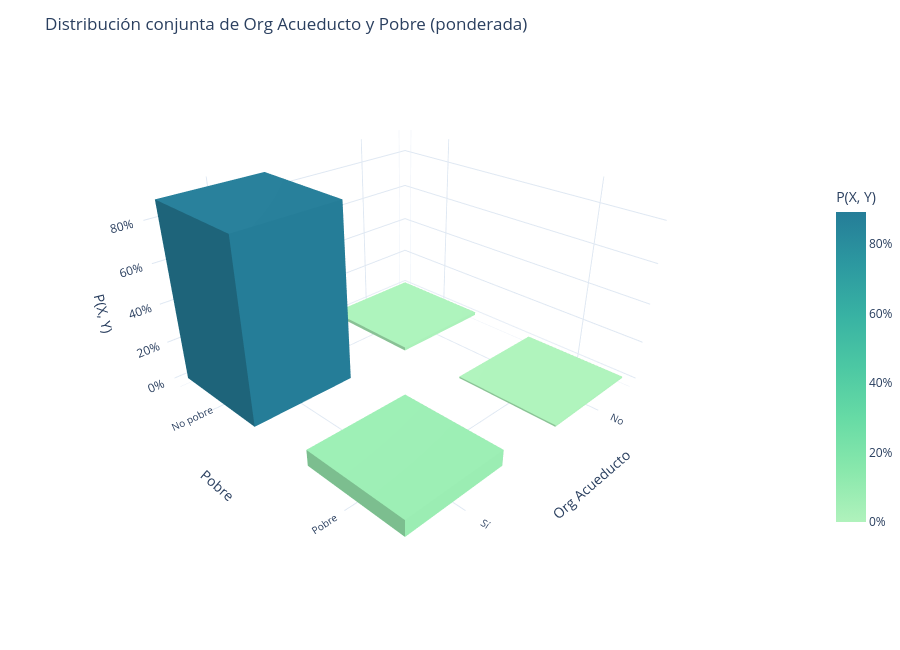

Notebook code cell kept with this figure:
### Code cell
discrete_plot_joint(df_eda, "ORG_acueducto", "POBRE", weights="PESO")

### Figure 1 — Plotly figure (JSON) as saved in the notebook; plotly's stock layout.template omitted (floating-point values rounded to 4 significant figures)
{"data": [{"coloraxis": "coloraxis", "flatshading": true, "hovertemplate": "Org Acueducto: No<br>Pobre: No pobre<br>P(X, Y): 1.77%<extra></extra>", "i": [7, 0, 0, 0, 4, 4, 6, 6, 4, 0, 3, 2], "intensity": [0.01771, 0.01771, 0.01771, 0.01771, 0.01771, 0.01771, 0.01771, 0.01771], "j": [3, 4, 1, 2, 5, 6, 5, 2, 0, 1, 6, 3], "k": [0, 7, 2, 3, 6, 7, 1, 1, 5, 5, 7, 6], "type": "mesh3d", "x": [0.0, 0.0, 0.6, 0.6, 0.0, 0.0, 0.6, 0.6], "y": [0.0, 0.6, 0.6, 0.0, 0.0, 0.6, 0.6, 0.0], "z": [0.0, 0.0, 0.0, 0.0, 0.01771, 0.01771, 0.01771, 0.01771]}, {"coloraxis": "coloraxis", "flatshading": true, "hovertemplate": "Org Acueducto: No<br>Pobre: Pobre<br>P(X, Y): 0.84%<extra></extra>", "i": [7, 0, 0, 0, 4, 4, 6, 6, 4, 0, 3, 2], "intensity": [0.008377, 0.008377, 0.008377, 0.008377, 0.008377, 0.008377, 0.008377, 0.008377], "j": [3, 4, 1, 2, 5, 6, 5, 2, 0, 1, 6, 3], "k": [0, 7, 2, 3, 6, 7, 1, 1, 5, 5, 7, 6], "type": "mesh3d", "x": [0.0, 0.0, 0.6, 0.6, 0.0, 0.0, 0.6, 0.6], "y": [1.0, 1.6, 1.6, 1.0, 1.0, 1.6, 1.6, 1.0], "z": [0.0, 0.0, 0.0, 0.0, 0.008377, 0.008377, 0.008377, 0.008377]}, {"coloraxis": "coloraxis", "flatshading": true, "hovertemplate": "Org Acueducto: Sí<br>Pobre: No pobre<br>P(X, Y): 89.23%<extra></extra>", "i": [7, 0, 0, 0, 4, 4, 6, 6, 4, 0, 3, 2], "intensity": [0.8923, 0.8923, 0.8923, 0.8923, 0.8923, 0.8923, 0.8923, 0.8923], "j": [3, 4, 1, 2, 5, 6, 5, 2, 0, 1, 6, 3], "k": [0, 7, 2, 3, 6, 7, 1, 1, 5, 5, 7, 6], "type": "mesh3d", "x": [1.0, 1.0, 1.6, 1.6, 1.0, 1.0, 1.6, 1.6], "y": [0.0, 0.6, 0.6, 0.0, 0.0, 0.6, 0.6, 0.0], "z": [0.0, 0.0, 0.0, 0.0, 0.8923, 0.8923, 0.8923, 0.8923]}, {"coloraxis": "coloraxis", "flatshading": true, "hovertemplate": "Org Acueducto: Sí<br>Pobre: Pobre<br>P(X, Y): 8.16%<extra></extra>", "i": [7, 0, 0, 0, 4, 4, 6, 6, 4, 0, 3, 2], "intensity": [0.08159, 0.08159, 0.08159, 0.08159, 0.08159, 0.08159, 0.08159, 0.08159], "j": [3, 4, 1, 2, 5, 6, 5, 2, 0, 1, 6, 3], "k": [0, 7, 2, 3, 6, 7, 1, 1, 5, 5, 7, 6], "type": "mesh3d", "x": [1.0, 1.0, 1.6, 1.6, 1.0, 1.0, 1.6, 1.6], "y": [1.0, 1.6, 1.6, 1.0, 1.0, 1.6, 1.6, 1.0], "z": [0.0, 0.0, 0.0, 0.0, 0.08159, 0.08159, 0.08159, 0.08159]}], "layout": {"coloraxis": {"cmax": 0.8923, "cmin": 0, "colorbar": {"len": 0.6, "tickformat": ".0%", "title": {"text": "P(X, Y)"}}, "colorscale": [[0, "rgb(176, 242, 188)"], [0.1667, "rgb(137, 232, 172)"], [0.3333, "rgb(103, 219, 165)"], [0.5, "rgb(76, 200, 163)"], [0.6667, "rgb(56, 178, 163)"], [0.8333, "rgb(44, 152, 160)"], [1, "rgb(37, 125, 152)"]]}, "height": 650, "margin": {"b": 0, "l": 0, "r": 0, "t": 60}, "scene": {"aspectmode": "manual", "aspectratio": {"x": 1, "y": 1, "z": 0.6}, "camera": {"center": {"x": 0, "y": 0, "z": -0.2}, "eye": {"x": 1.3, "y": 1.3, "z": 0.9}}, "xaxis": {"tickfont": {"size": 11}, "ticktext": ["No", "Sí"], "tickvals": [0.3, 1.3], "title": {"text": "Org Acueducto"}}, "yaxis": {"tickfont": {"size": 11}, "ticktext": ["No pobre", "Pobre"], "tickvals": [0.3, 1.3], "title": {"text": "Pobre"}}, "zaxis": {"tickformat": ".0%", "title": {"text": "P(X, Y)"}}}, "title": {"text": "Distribución conjunta de Org Acueducto y Pobre (ponderada)"}, "width": 900}}
